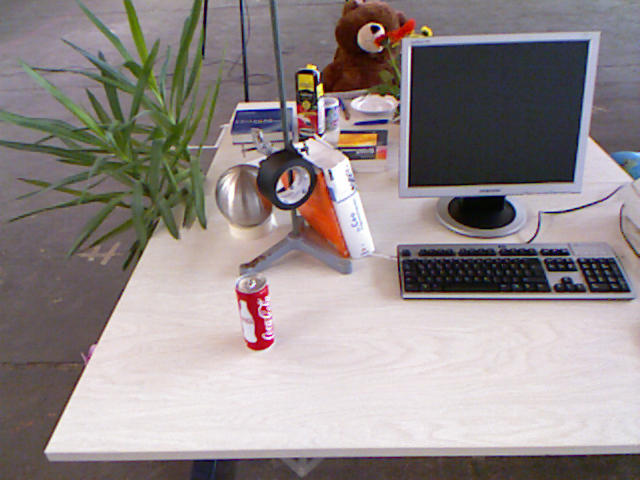
#> input picture img2.png, 640 x 480 px
$ jupyter execute Canny_Edge_Detection.ipynb
#> lines starting #> are read from the running program, lines starting #| are printed output that depends on the picture
# Implementation of Canny Edge Detection

[cell 1]
from scipy import misc
import imageio
from scipy import ndimage
import numpy as np
import matplotlib.pyplot as plt

[cell 2]
image = imageio.imread("img2.png")
#> image is the input picture: shape (480, 640, 3); mean R, G, B 146.7, 138, 138.1
plt.imshow(image, cmap = plt.get_cmap('gray'))
plt.show()

[cell 3]
# Convert color image to grayscale
image_gray = np.dot(image[...,:3], [0.299, 0.587, 0.114])
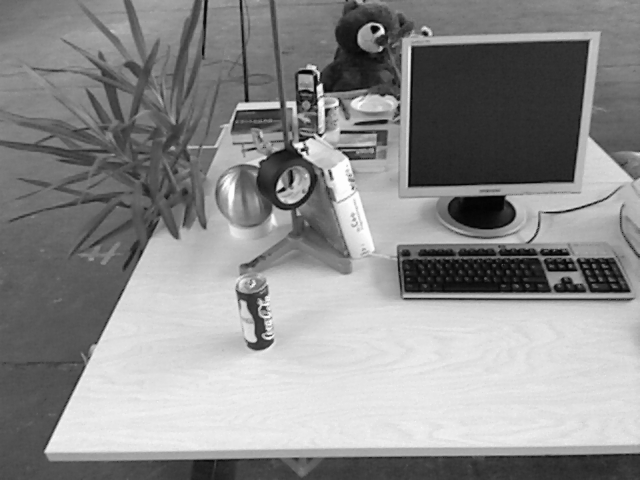
#> image_gray: shape (480, 640) float64; min 1, max 254, mean 140.6
plt.imshow(image_gray, cmap = plt.get_cmap('gray'))
plt.show()

[cell 4]
image_gray_blurred = ndimage.gaussian_filter(image_gray, sigma=1)
plt.imshow(image_gray_blurred, cmap = plt.get_cmap('gray'))
plt.show()

[cell 5]
def sobel_filters(img):
    Kx = np.array([[-1, 0, 1], [-2, 0, 2], [-1, 0, 1]], np.float32)
    Ky = np.array([[1, 2, 1], [0, 0, 0], [-1, -2, -1]], np.float32)

    Ix = ndimage.filters.convolve(img, Kx)
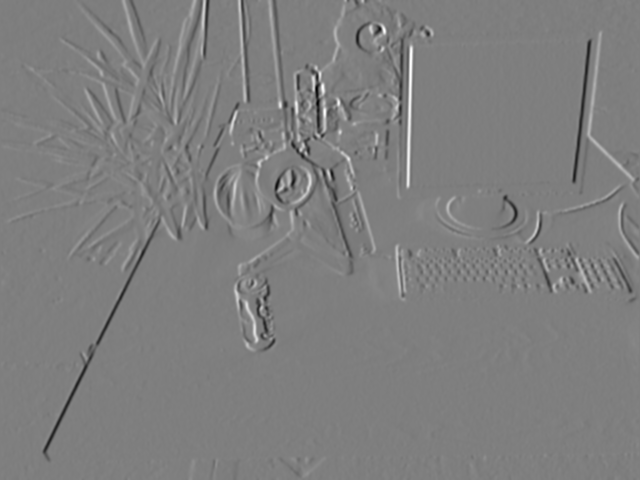
#> Ix: shape (480, 640) float64; min -515.6, max 520, mean -0.6; drawn with min black and max white
    Iy = ndimage.filters.convolve(img, Ky)
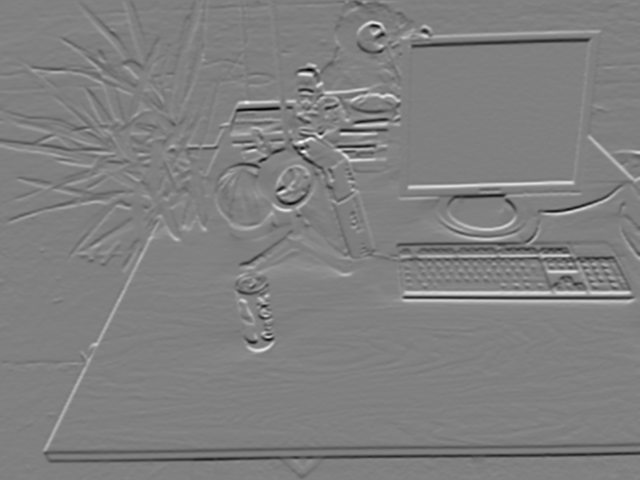
#> Iy: shape (480, 640) float64; min -491.2, max 483.6, mean -1.1; drawn with min black and max white

    G = np.hypot(Ix, Iy)
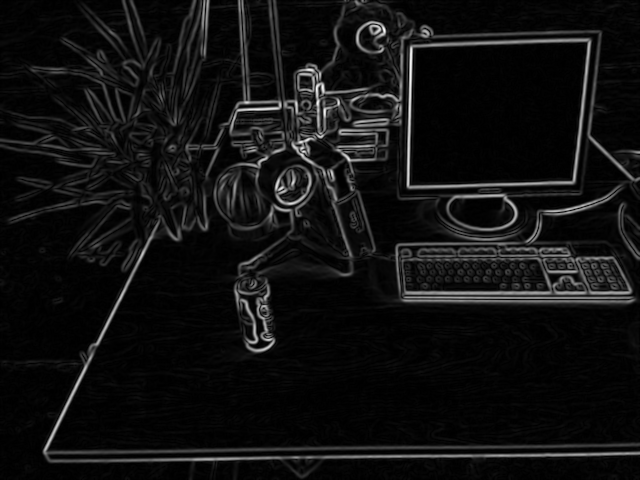
#> G: shape (480, 640) float64; min 0.000318, max 534.4, mean 36.1; drawn with min black and max white
    G = G / G.max() * 255
    theta = np.arctan2(Iy, Ix)
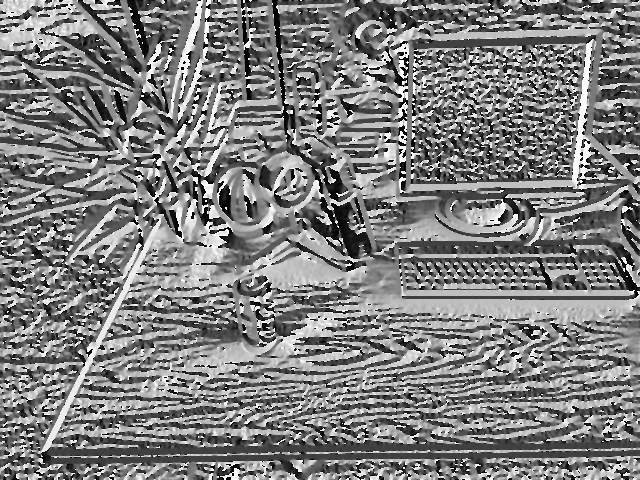
#> theta: shape (480, 640) float64; min -3.14, max 3.14, mean -0.0093; drawn with min black and max white

    return (G, theta)

[cell 6]
img_, grad = sobel_filters(image_gray_blurred)
plt.imshow(img_, cmap = plt.get_cmap('gray'))
plt.show()

[cell 7]
def non_max_suppression(img, D):
    M, N = img.shape
#> M = 480; N = 640
    Z = np.zeros((M,N), dtype=np.int32)
    angle = D * 180. / np.pi
    angle[angle < 0] += 180
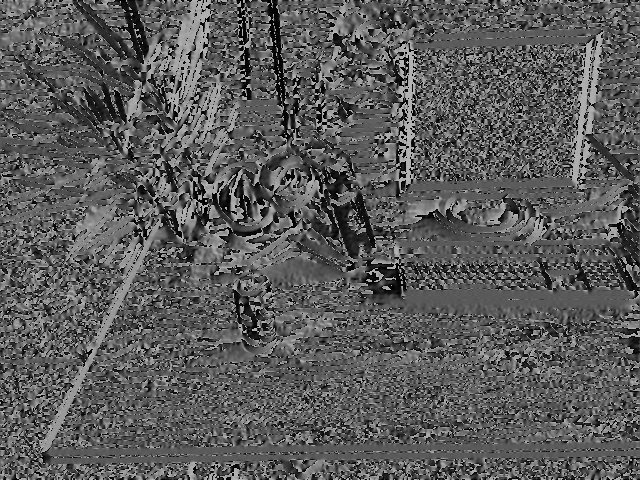
#> angle: shape (480, 640) float64; min 0.000794, max 180, mean 91.1


    for i in range(1,M-1):
        for j in range(1,N-1):
            try:
                q = 255
                r = 255

               #angle 0
                if (0 <= angle[i,j] < 22.5) or (157.5 <= angle[i,j] <= 180):
                    q = img[i, j+1]
                    r = img[i, j-1]
                #angle 45
                elif (22.5 <= angle[i,j] < 67.5):
                    q = img[i+1, j-1]
                    r = img[i-1, j+1]
                #angle 90
                elif (67.5 <= angle[i,j] < 112.5):
                    q = img[i+1, j]
                    r = img[i-1, j]
                #angle 135
                elif (112.5 <= angle[i,j] < 157.5):
                    q = img[i-1, j-1]
                    r = img[i+1, j+1]

                if (img[i,j] >= q) and (img[i,j] >= r):
                    Z[i,j] = img[i,j]
                else:
                    Z[i,j] = 0

            except IndexError as e:
                pass
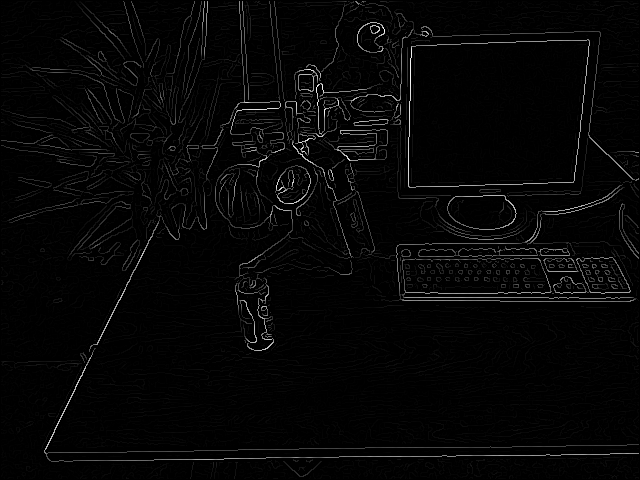
#> Z: shape (480, 640) int32; min 0, max 255, mean 6

    return Z

[cell 8]
nms = non_max_suppression(img_, grad)
plt.imshow(nms, cmap = plt.get_cmap('gray'))
plt.show()

[cell 9]
def threshold(img, lowThresholdRatio=0.15, highThresholdRatio=0.25):

#> called with lowThresholdRatio = 0.15, highThresholdRatio = 0.25
    highThreshold = img.max() * highThresholdRatio;
#> highThreshold = 63.75
    lowThreshold = highThreshold * lowThresholdRatio;
#> lowThreshold = 9.56

    M, N = img.shape
#> M = 480; N = 640
    res = np.zeros((M,N), dtype=np.int32)

    weak = np.int32(25)
    strong = np.int32(255)

    strong_i, strong_j = np.where(img >= highThreshold)
#> strong_i = 9746 values from 1 to 461; strong_j = 9746 values, max 638 at index 3663, min 10 at index 3134, mean 365.4
    zeros_i, zeros_j = np.where(img < lowThreshold)

    weak_i, weak_j = np.where((img <= highThreshold) & (img >= lowThreshold))
#> weak_i = 18076 values from 1 to 478; weak_j = 18076 values, max 638 at index 879, min 1 at index 1628, mean 276.4

    res[strong_i, strong_j] = strong
    res[weak_i, weak_j] = weak

    return (res, weak, strong)

[cell 10]
res, weak, strong= threshold(nms)
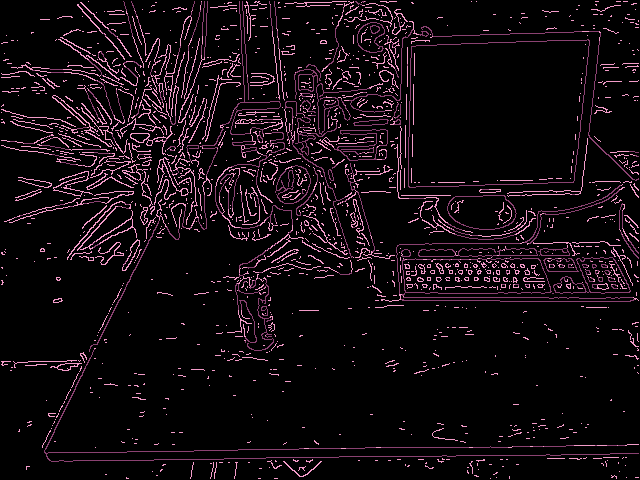
#> res: shape (480, 640) int32; 3 distinct labels, from 0 to 255; one colour per label, 0 black
#> weak = 25; strong = 255
plt.imshow(res, cmap = plt.get_cmap('gray'))
plt.show()

[cell 11]
def hysteresis(img, weak, strong=255):
#> called with weak = 25, strong = 255
    M, N = img.shape
#> M = 480; N = 640
    for i in range(1, M-1):
        for j in range(1, N-1):
            if (img[i,j] == weak):
                try:
                    if ((img[i+1, j-1] == strong) or (img[i+1, j] == strong) or (img[i+1, j+1] == strong)
                        or (img[i, j-1] == strong) or (img[i, j+1] == strong)
                        or (img[i-1, j-1] == strong) or (img[i-1, j] == strong) or (img[i-1, j+1] == strong)):
                        img[i, j] = strong
                    else:
                        img[i, j] = 0
                except IndexError as e:
                    pass
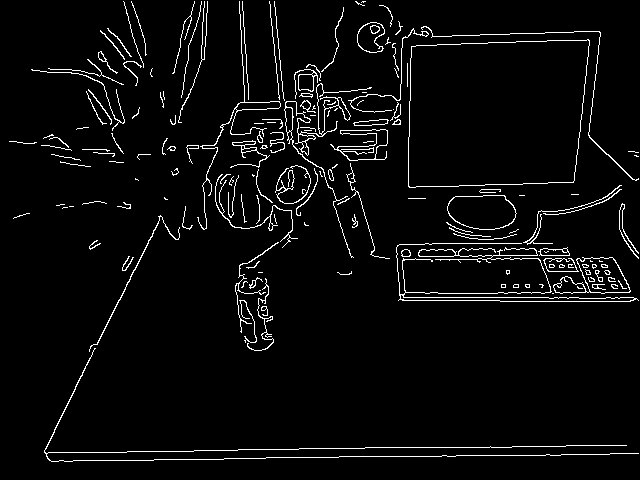
#> img: shape (480, 640) int32; 4.1% white in thin lines or dots
    return img
